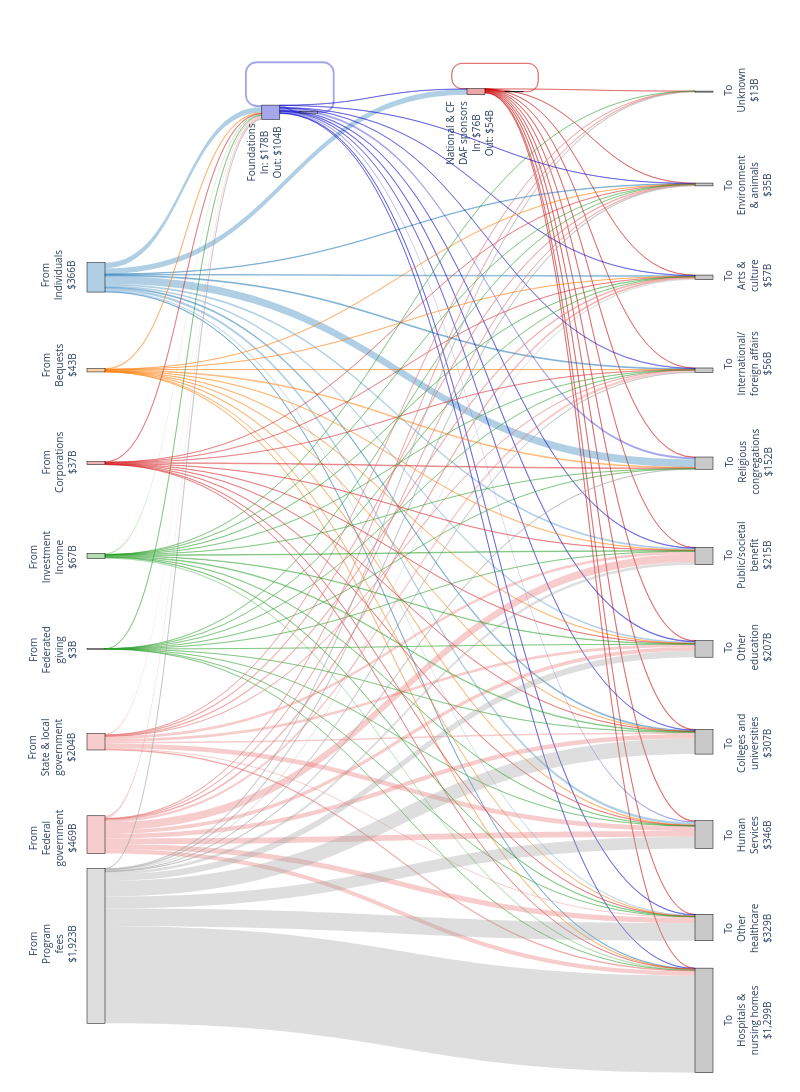

Notebook code cell kept with this figure:
### Markdown cell above
Using Plotly Sankey because it includes the best compromises for:
- weighted edges
- self-loops (still poor)
- curved edges
- label control (still poor)
- heirarchy levels
- interactivity
- quality
- merging flows

### Code cell
# Plot the diagram
fig = go.Figure(go.Sankey(
    arrangement="snap",
    
    node=dict(
        # label=node_format_df["Node"],
        label=[""] * len(node_format_df), # remove default labels
        x=node_format_df["X"],
        y=node_format_df["Y"],
        pad=15,
        thickness=18,
        line=dict(color="black", width=0.5),
        # line=dict(color="rgba(0,0,0,0)", width=0),
        color=node_colors
    ),
    
    link=dict(
        # arrowlen=10,
        source=sources,
        target=targets,
        value=values,
        color=edge_colors,
        customdata=hover_text,
        hovertemplate="%{customdata}<extra></extra>"
    )
))

# Define annotations for labels
annotations = []

for _, row in node_format_df[node_format_df["Node Type"] == "Source"].iterrows():
    node_name = row[node_id_field]
    dx = row["X Offset"]
    dy = row["Y Offset"]
    annotations.append(dict(
        x=row["X"] - dx,
        y=(1 - row["Y"]) + dy,
        text=row[node_display_field],
        showarrow=False,
        xanchor="right",
        align="center",
        textangle=-90
    ))

for _, row in node_format_df[node_format_df["Node Type"] == "Recipient"].iterrows():
    dx = row["X Offset"]
    dy = row["Y Offset"]
    annotations.append(dict(
        x=row["X"] + dx,
        y=(1 - row["Y"]) + dy,
        text=row[node_display_field],
        showarrow=False,
        xanchor="left",
        align="center",
        textangle=-90
    ))
for _, row in node_format_df[node_format_df["Node Type"] == "Intermediary Left"].iterrows():
    dx = row["X Offset"]
    dy = row["Y Offset"]
    annotations.append(dict(
        x=row["X"] - dx,
        y=(1 - row["Y"]) + dy,
        text=row[node_display_field],
        showarrow=False,
        xanchor="left",
        align="center",
        textangle=-90
    ))

for _, row in node_format_df[node_format_df["Node Type"] == "Intermediary Right"].iterrows():
    dx = row["X Offset"]
    dy = row["Y Offset"]
    annotations.append(dict(
        x=row["X"] + dx,
        y=(1 - row["Y"]) + dy,
        text=row[node_display_field],
        showarrow=False,
        xanchor="right",
        align="center",
        textangle=-90
    ))

# Format
fig.update_layout(
    # title_text="Nonprofit Economy Flows (2023)",
    font_size=10,
    width=800,
    height=1100,
    margin=dict(l=20, r=20, t=40, b=20),
    annotations=annotations
)

fig.show()

### Figure 1 — Plotly figure (JSON) as saved in the notebook; plotly's stock layout.template omitted (floating-point values rounded to 4 significant figures; data arrays with more than 128 entries replaced by an {"elided": "..."} marker saying what was removed)
{"data": [{"arrangement": "snap", "link": {"color": {"elided": "132 str values"}, "customdata": {"elided": "132 str values"}, "hovertemplate": "%{customdata}<extra></extra>", "source": {"elided": "132 int values"}, "target": {"elided": "132 int values"}, "value": {"elided": "132 float values"}}, "node": {"color": ["rgba(200,0,0,0.35)", "rgba(0,0,0,0)", "rgba(0,0,200,0.35)", "rgba(0,0,0,0)", "rgba(160,160,160,0.35)", "rgba(230,110,110,0.35)", "rgba(230,110,110,0.35)", "rgba(44,160,44,0.35)", "rgba(44,160,44,0.35)", "rgba(214,39,40,0.35)", "rgba(255,127,14,0.35)", "rgba(31,119,180,0.35)", "rgba(100,100,100,0.35)", "rgba(100,100,100,0.35)", "rgba(100,100,100,0.35)", "rgba(100,100,100,0.35)", "rgba(100,100,100,0.35)", "rgba(100,100,100,0.35)", "rgba(100,100,100,0.35)", "rgba(100,100,100,0.35)", "rgba(100,100,100,0.35)", "rgba(100,100,100,0.35)", "rgba(100,100,100,0.35)"], "label": ["", "", "", "", "", "", "", "", "", "", "", "", "", "", "", "", "", "", "", "", "", "", ""], "line": {"color": "black", "width": 0.5}, "pad": 15, "thickness": 18, "x": [0.6, 0.65, 0.33, 0.38, 0.1, 0.1, 0.1, 0.1, 0.1, 0.1, 0.1, 0.1, 0.9, 0.9, 0.9, 0.9, 0.9, 0.9, 0.9, 0.9, 0.9, 0.9, 0.9], "y": [0.05, 0.05, 0.07, 0.07, 0.86, 0.77, 0.68, 0.59, 0.5, 0.41, 0.32, 0.23, 0.95, 0.86, 0.77, 0.68, 0.59, 0.5, 0.41, 0.32, 0.23, 0.14, 0.05]}, "type": "sankey"}], "layout": {"annotations": [{"align": "center", "showarrow": false, "text": "From<br>Program<br>fees<br>$1,923B", "textangle": -90, "x": 0.08, "xanchor": "right", "y": 0.103}, {"align": "center", "showarrow": false, "text": "From<br>Federal<br>government<br>$469B", "textangle": -90, "x": 0.08, "xanchor": "right", "y": 0.197}, {"align": "center", "showarrow": false, "text": "From<br>State & local<br>government<br>$204B", "textangle": -90, "x": 0.08, "xanchor": "right", "y": 0.285}, {"align": "center", "showarrow": false, "text": "From<br>Federated<br>giving<br>$3B", "textangle": -90, "x": 0.08, "xanchor": "right", "y": 0.4088}, {"align": "center", "showarrow": false, "text": "From<br>Investment<br>Income<br>$67B", "textangle": -90, "x": 0.08, "xanchor": "right", "y": 0.499}, {"align": "center", "showarrow": false, "text": "From<br>Corporations<br>$37B", "textangle": -90, "x": 0.08, "xanchor": "right", "y": 0.591}, {"align": "center", "showarrow": false, "text": "From<br>Bequests<br>$43B", "textangle": -90, "x": 0.08, "xanchor": "right", "y": 0.708}, {"align": "center", "showarrow": false, "text": "From<br>Individuals<br>$366B", "textangle": -90, "x": 0.08, "xanchor": "right", "y": 0.798}, {"align": "center", "showarrow": false, "text": "To<br>Hospitals &<br>nursing homes<br>$1,299B", "textangle": -90, "x": 0.92, "xanchor": "left", "y": 0.014}, {"align": "center", "showarrow": false, "text": "To<br>Other<br>healthcare<br>$329B", "textangle": -90, "x": 0.92, "xanchor": "left", "y": 0.113}, {"align": "center", "showarrow": false, "text": "To<br>Human<br>Services<br>$346B", "textangle": -90, "x": 0.92, "xanchor": "left", "y": 0.209}, {"align": "center", "showarrow": false, "text": "To<br>Colleges and<br>universities<br>$307B", "textangle": -90, "x": 0.92, "xanchor": "left", "y": 0.288}, {"align": "center", "showarrow": false, "text": "To<br>Other<br>education<br>$207B", "textangle": -90, "x": 0.92, "xanchor": "left", "y": 0.411}, {"align": "center", "showarrow": false, "text": "To<br>Public/societal<br>benefit<br>$215B", "textangle": -90, "x": 0.92, "xanchor": "left", "y": 0.501}, {"align": "center", "showarrow": false, "text": "To<br>Religious<br>congregations<br>$152B", "textangle": -90, "x": 0.92, "xanchor": "left", "y": 0.591}, {"align": "center", "showarrow": false, "text": "To<br>International/<br>foreign affairs<br>$56B", "textangle": -90, "x": 0.92, "xanchor": "left", "y": 0.72}, {"align": "center", "showarrow": false, "text": "To<br>Arts &<br>culture<br>$57B", "textangle": -90, "x": 0.92, "xanchor": "left", "y": 0.79}, {"align": "center", "showarrow": false, "text": "To<br>Environment<br>& animals<br>$35B", "textangle": -90, "x": 0.92, "xanchor": "left", "y": 0.89}, {"align": "center", "showarrow": false, "text": "To<br>Unknown<br>$13B", "textangle": -90, "x": 0.92, "xanchor": "left", "y": 0.975}, {"align": "center", "showarrow": false, "text": "National & CF<br>DAF sponsors<br>In: $76B<br>Out: $54B", "textangle": -90, "x": 0.63, "xanchor": "right", "y": 0.943}, {"align": "center", "showarrow": false, "text": "Foundations<br>In: $178B<br>Out: $104B", "textangle": -90, "x": 0.35, "xanchor": "right", "y": 0.921}], "font": {"size": 10}, "height": 1100, "margin": {"b": 20, "l": 20, "r": 20, "t": 40}, "width": 800}}
